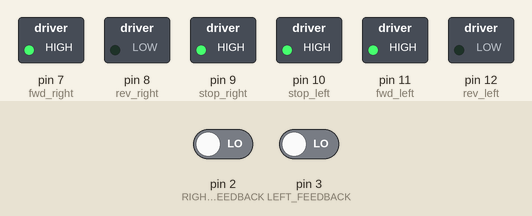
Simulated run of this sketch. Board: Arduino Uno, built with avr-gcc and run on an emulated ATmega328P. On the bench: switched loads named in the sketch (green lamp = pin HIGH). The test bench sets the inputs (shaded band); at power-on: pin 2 (RIGHT_FEEDBACK) LOW, pin 3 (LEFT_FEEDBACK) LOW. What the sketch prints to the serial monitor is not drawn.

Above: at 0.1 s.
Timing chart, 0 to 1.6 s (numbered marks = the images above):
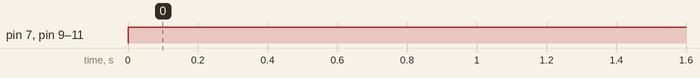

The sketch:

Story_6.ino
```cpp
int rev_left = 12;
int fwd_left = 11;
int stop_left = 10;
int stop_right = 9;
int rev_right = 8;
int fwd_right = 7;

const int RIGHT_FEEDBACK = 2;
const int LEFT_FEEDBACK = 3;
volatile int leftcounter = 0;
volatile int rightcounter = 0;
const int TARGET_COUNT = 870; // 435 counts/m

void setup(){
  pinMode(rev_left, OUTPUT);
  pinMode(fwd_left, OUTPUT);
  pinMode(stop_left, OUTPUT);
  pinMode(stop_right, OUTPUT);
  pinMode(rev_right, OUTPUT);
  pinMode(fwd_right, OUTPUT);

  Serial.begin(115200);
  attachInterrupt(digitalPinToInterrupt(LEFT_FEEDBACK), LeftMotorISR, RISING);
  attachInterrupt(digitalPinToInterrupt(RIGHT_FEEDBACK), RightMotorISR, RISING);
}

void loop() {
 Story_6();
}

void Story_6(){
  forward();
    Serial.print("Left Counter: ");
   Serial.println(leftcounter);

  if (leftcounter >= TARGET_COUNT) {
    stop();
    Serial.println("2 Metres Reached. Program Terminated.");
    exit(0);
  }
}

void forward() {
   digitalWrite(rev_left, LOW);
    digitalWrite(rev_right, LOW);
   digitalWrite(stop_left, HIGH);
   digitalWrite(stop_right, HIGH);
   digitalWrite(fwd_left, HIGH);
   digitalWrite(fwd_right, HIGH);
}

void stop() {
   digitalWrite(rev_left, LOW);
    digitalWrite(rev_right, LOW);
    digitalWrite(fwd_left, LOW);
    digitalWrite(fwd_right, LOW);
    digitalWrite(stop_left, LOW);
    digitalWrite(stop_right, LOW);
}

void LeftMotorISR() {
  leftcounter++;
}

void RightMotorISR() {
  rightcounter++;
}
```

Measured:
- by itself, pin 7 (fwd_right), pin 9 (stop_right), pin 10 (stop_left), pin 11 (fwd_left): LOW → HIGH at 0.00 s
